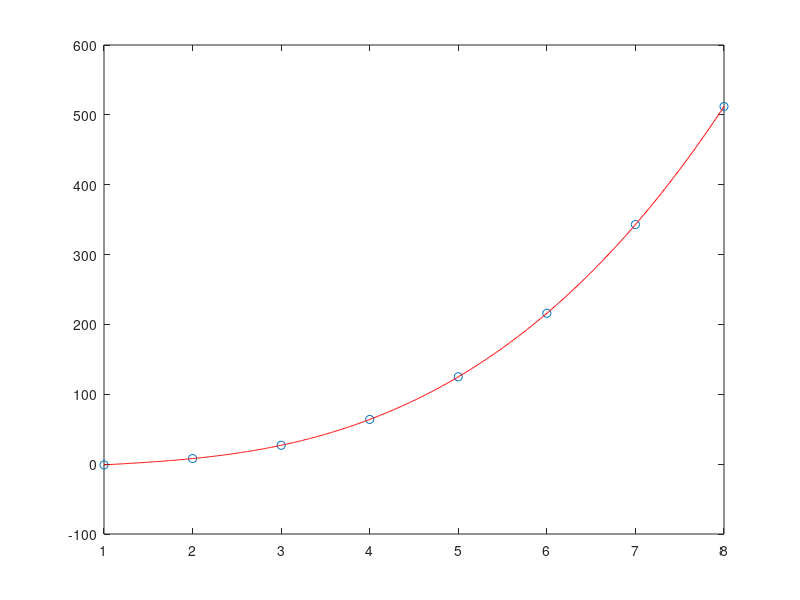

Here is the MATLAB script that generated this plot:
x=[1 2 3 4 5 6 7 8];
y=[-1, 8, 27, 64, 125, 216, 343 , 512];
xx=1:0.01:8;
yy=spline(x,y,xx);
plot(x,y,'o')
hold on
plot(xx,yy,'r')
xx=7.5;
yy=spline(x,y,xx);
fprintf('\n The function value f(%f)=%f \n',xx,yy);